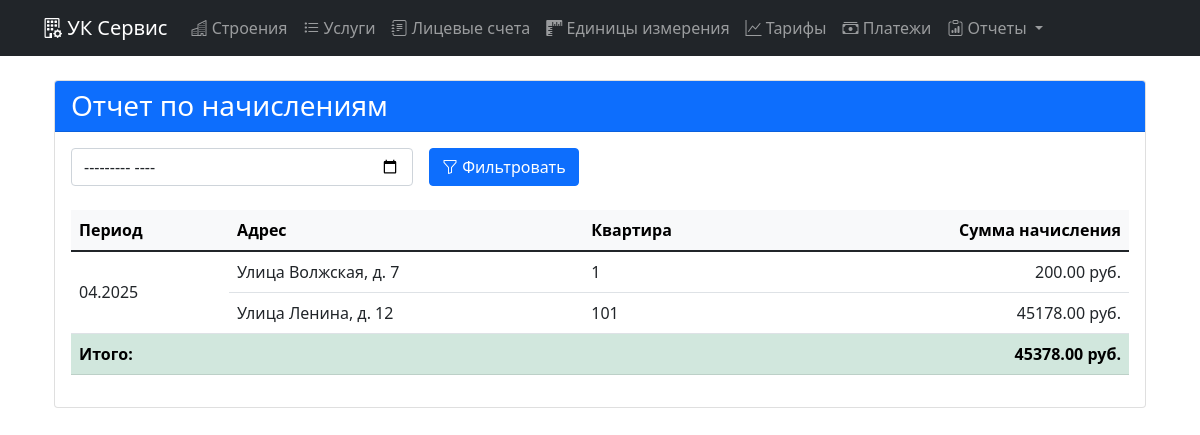
Screenshot of /reports/charges/ with the database file from the repository.
### main/models.py (models this page shows, shortened)
class Account(models.Model):
    room = models.OneToOneField(Room, on_delete=models.CASCADE, related_name='account')
    services = models.ManyToManyField(Service)
    balance = models.DecimalField("Баланс", max_digits=12, decimal_places=2, default=0)

class Room(models.Model):
    building = models.ForeignKey(Building, on_delete=models.CASCADE, related_name='rooms')
    number = models.CharField("Номер помещения", max_length=10)
    class Meta:
        unique_together = ('building', 'number')

class Building(models.Model):
    address = models.CharField("Адрес", max_length=200, unique=True)

class Calculation(models.Model):
    account = models.ForeignKey(Account, on_delete=models.CASCADE, related_name='calculations')
    period = models.DateField("Период расчета")  # Храним первый день месяца расчета
    total_amount = models.DecimalField("Сумма начисления", max_digits=12, decimal_places=2)
    created_at = models.DateTimeField("Дата создания", auto_now_add=True)
    class Meta:
        unique_together = ('account', 'period')
        ordering = ['-period']
        get_latest_by = 'period'  # Указываем поле для получения последнего объекта

### main/views.py (the view)
# urls.py: path('reports/charges/', views.charges_report, name='charges_report'),
def charges_report(request):
    period = request.GET.get('period')
    calculations = Calculation.objects.select_related('account', 'account__room', 'account__room__building')
    if period:
        try:
            year, month = map(int, period.split('-'))
            calculations = calculations.filter(period__year=year, period__month=month)
        except ValueError:
            return HttpResponse("Некорректный формат периода. Используйте формат YYYY-MM.", status=400)
    if not calculations.exists():
        return HttpResponse("Нет данных для выбранного периода.", status=200)
    report_data = {}
    total_amount = calculations.aggregate(total=Sum('total_amount'))['total'] or 0
    for calc in calculations:
        period_key = calc.period.strftime("%m.%Y")
        if period_key not in report_data:
            report_data[period_key] = []
        report_data[period_key].append({
            'account': calc.account,
            'amount': calc.total_amount
        })
    context = {
        'report_data': report_data,
        'total_amount': total_amount,
        'period': period
    }
    return render(request, 'reports/charges_report.html', context)

### templates/reports/charges_report.html
{% extends 'base.html' %}
{% block content %}
<div class="container">
  <div class="card">
    <div class="card-header bg-primary text-white">
      <h3 class="mb-0">Отчет по начислениям</h3>
    </div>
    <div class="card-body">
      <form method="get" class="mb-4 row g-3 align-items-center">
        <div class="col-md-4">
          <input type="month" name="period" class="form-control"
                 value="{{ period }}"
                 max="{{ now|date:'Y-m' }}">
        </div>
        <div class="col-auto">
          <button type="submit" class="btn btn-primary">
            <i class="bi bi-funnel"></i> Фильтровать
          </button>
        </div>
      </form>
      {% if report_data %}
      <div class="table-responsive">
        <table class="table table-hover">
          <thead class="table-light">
            <tr>
              <th>Период</th>
              <th>Адрес</th>
              <th>Квартира</th>
              <th class="text-end">Сумма начисления</th>
            </tr>
          </thead>
          <tbody>
            {% for period, items in report_data.items %}
              {% for item in items %}
              <tr>
                {% if forloop.first %}
                <td rowspan="{{ items|length }}" class="align-middle">
                  {{ period }}
                </td>
                {% endif %}
                <td>{{ item.account.room.building.address }}</td>
                <td>{{ item.account.room.number }}</td>
                <td class="text-end">{{ item.amount|floatformat:2 }} руб.</td>
              </tr>
              {% endfor %}
            {% endfor %}
            <tr class="table-success">
              <td colspan="3" class="fw-bold">Итого:</td>
              <td class="text-end fw-bold">{{ total_amount|floatformat:2 }} руб.</td>
            </tr>
          </tbody>
        </table>
      </div>
      {% else %}
      <div class="alert alert-info">
        Нет данных для отображения
      </div>
      {% endif %}
    </div>
  </div>
</div>
{% endblock %}

### rows the page displays
Account: period "04.2025", account.room.building.address "Улица Волжская, д. 7", account.room.number "1", amount "200.00"
Account: account.room.building.address "Улица Ленина, д. 12", account.room.number "101", amount "45178.00"

### other values shown
{{ total_amount|floatformat:2 }} "45378.00"
